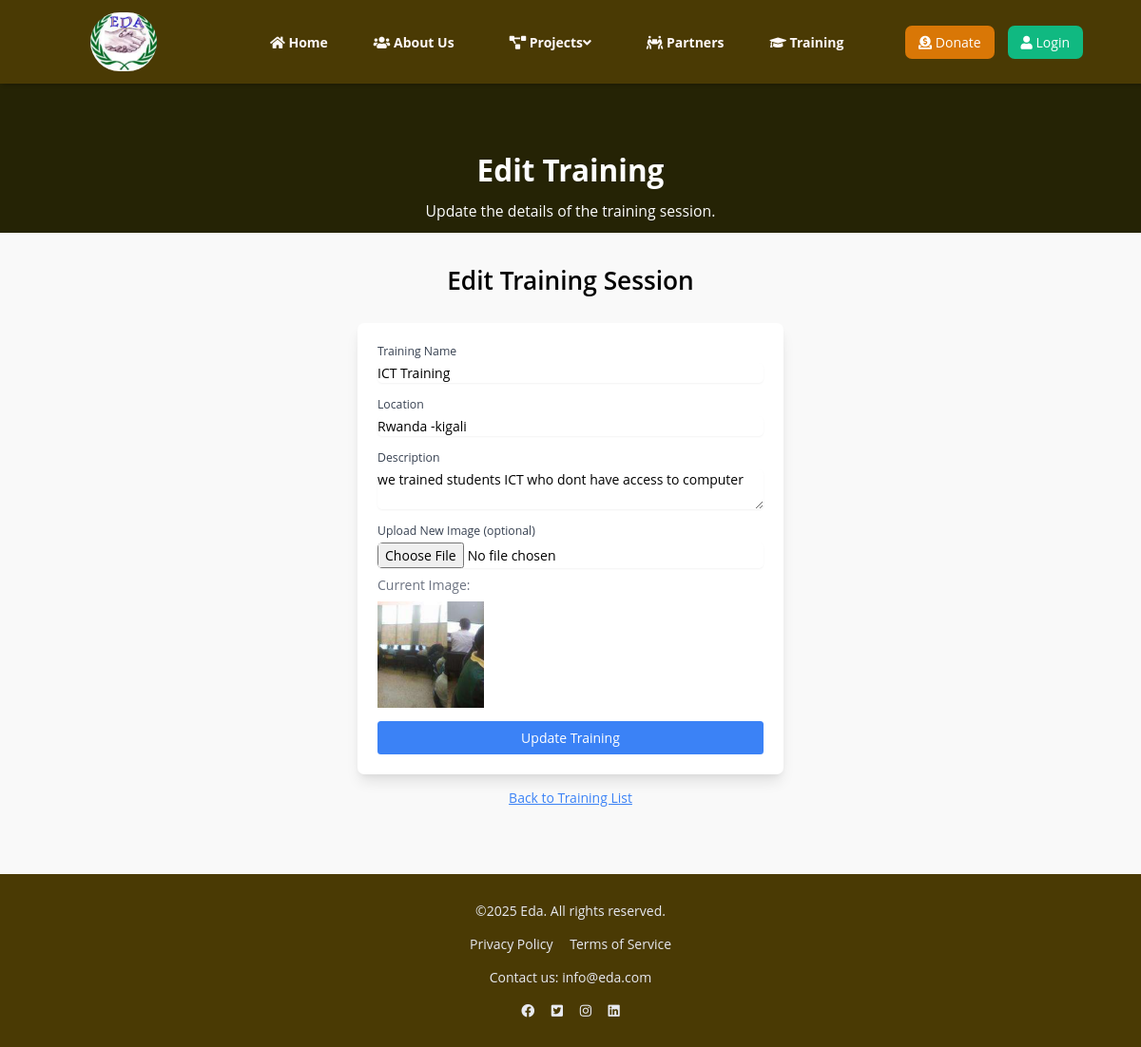
/trainings/update/1/, run on the app's committed database.
### eda/models.py (models this page shows, shortened)
class Training(models.Model):
    name = models.CharField(max_length=200)
    location = models.CharField(max_length=200)
    description = models.TextField()
    image = models.ImageField(upload_to='images/', null=True, blank=True)
    created_at = models.DateTimeField(auto_now_add=True)
    updated_at = models.DateTimeField(auto_now=True)

### eda/views.py (the view, shortened to what this page needs)
# urls.py: path('trainings/update/<int:pk>/', views.edit_training, name='update_training'),
def edit_training(request, pk):
    training = get_object_or_404(Training, id=pk)
    return render(request, 'update_training.html', {'training': training})# Delete training

### templates/update_training.html (shortened to what this page needs)
﻿{% extends 'base.html' %}
{% block content %}
<section class="hero-section block h-full py-24 items-center justify-center text-center bg-yellow-900 text-white">
    <h1 class="text-4xl font-bold">Edit Training</h1>
    <p class="mt-4 text-lg">Update the details of the training session.</p>
</section>
<main class="container mx-auto py-10">
    <h2 class="text-3xl font-semibold text-center mb-8">Edit Training Session</h2>
    <form action="{% url 'update_training' training.id %}" method="POST" enctype="multipart/form-data" class="max-w-lg mx-auto bg-white p-6 rounded-lg shadow-lg">
        <div class="mb-4">
            <label for="id_name" class="block text-sm font-medium text-gray-700">Training Name</label>
            <input type="text" name="name" id="id_name" value="{{ training.name }}" class="mt-1 block w-full border-gray-300 rounded-md shadow-sm focus:border-blue-500 focus:ring-blue-500" required>
        </div>
        <div class="mb-4">
            <label for="id_location" class="block text-sm font-medium text-gray-700">Location</label>
            <input type="text" name="location" id="id_location" value="{{ training.location }}" class="mt-1 block w-full border-gray-300 rounded-md shadow-sm focus:border-blue-500 focus:ring-blue-500" required>
        </div>
        <div class="mb-4">
            <label for="id_description" class="block text-sm font-medium text-gray-700">Description</label>
            <textarea name="description" id="id_description" class="mt-1 block w-full border-gray-300 rounded-md shadow-sm focus:border-blue-500 focus:ring-blue-500" required>{{ training.description }}</textarea>
        </div>
        <div class="mb-4">
            <label for="id_image" class="block text-sm font-medium text-gray-700">Upload New Image (optional)</label>
            <input type="file" name="image" id="id_image" class="mt-1 block w-full border-gray-300 rounded-md shadow-sm focus:border-blue-500 focus:ring-blue-500">
            <p class="mt-2 text-gray-500">Current Image: <img src="{{ training.image.url }}" alt="{{ training.name }}" class="mt-2 w-32 h-32 object-cover"></p>
        </div>
        <div class="flex items-center justify-between">
            <button type="submit" class="w-full bg-blue-500 text-white py-2 rounded hover:bg-blue-600 transition duration-200">Update Training</button>
        </div>
    </form>
    <div class="mt-4 text-center">
        <a href="{% url 'trainings' %}" class="text-blue-500 underline">Back to Training List</a>
    </div>
</main>
{% endblock %}

### templates/base.html (style rules this page uses)
:root { --primary-color: #4a3a04; --accent-color: rgba(250, 233, 9, 0.91); --background-color: rgba(248, 248, 248, 0.8); --dark-background: rgba(47, 79, 78, 0.04); }
* { box-sizing: border-box; font-family: 'Open Sans', sans-serif; font-size: 14px; }
body { padding: 0; margin: 0; font-family: 'Open Sans', sans-serif; background-color: #F9F9F9; }

### templates/update_training.html (style rules this page uses)
.hero-section { height: 20vh; background-color: rgb(37, 35, 5); }

### data on the page
Training: name "ICT Training", location "Rwanda -kigali", description "we trained students ICT who dont have access to computer", image (picture)
